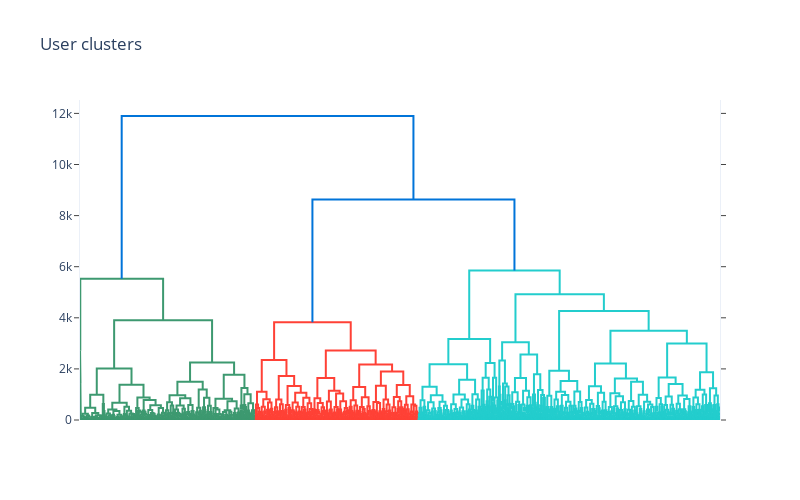

This figure's notebook cell:
### Markdown cell above
# Clusterisation

Let's identify different clusters of our users.

### Code cell
features_st = scaler.fit_transform(df_gym)
linkage_matrix = linkage(features_st, method = 'ward')

fig = ff.create_dendrogram(linkage_matrix)

fig.update_layout(
    title='User clusters',
    width=FIG_WIDTH * 100,
    height=FIG_HEIGHT * 100,
    template='plotly_white',
    xaxis=dict(visible=False)
)
fig.show()
